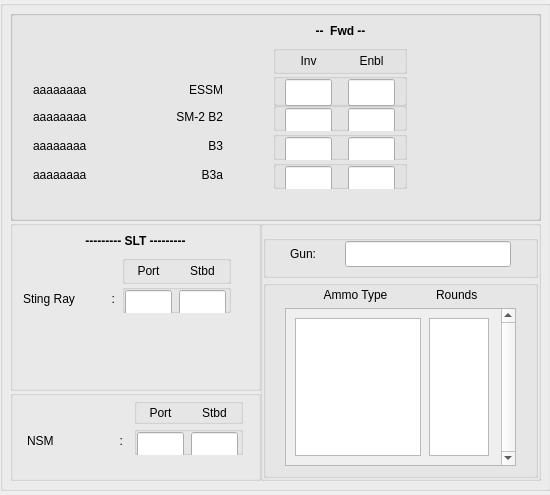
<?xml version="1.0" encoding="UTF-8"?>
<ui version="4.0">
 <class>Combatinventory</class>
 <widget class="QMainWindow" name="Combatinventory">
  <property name="geometry">
   <rect>
    <x>0</x>
    <y>0</y>
    <width>550</width>
    <height>495</height>
   </rect>
  </property>
  <property name="windowTitle">
   <string>MainWindow</string>
  </property>
  <widget class="QWidget" name="centralwidget">
   <widget class="QGroupBox" name="csiGroupBox">
    <property name="geometry">
     <rect>
      <x>0</x>
      <y>0</y>
      <width>551</width>
      <height>491</height>
     </rect>
    </property>
    <property name="minimumSize">
     <size>
      <width>551</width>
      <height>491</height>
     </size>
    </property>
    <property name="palette">
     <palette>
      <active/>
      <inactive/>
      <disabled/>
     </palette>
    </property>
    <property name="title">
     <string/>
    </property>
    <property name="alignment">
     <set>Qt::AlignLeading|Qt::AlignLeft|Qt::AlignVCenter</set>
    </property>
    <widget class="QGroupBox" name="fwdGroupBox">
     <property name="geometry">
      <rect>
       <x>10</x>
       <y>10</y>
       <width>531</width>
       <height>211</height>
      </rect>
     </property>
     <property name="title">
      <string/>
     </property>
     <widget class="QGroupBox" name="fwdGroupBox_2">
      <property name="geometry">
       <rect>
        <x>0</x>
        <y>0</y>
        <width>531</width>
        <height>211</height>
       </rect>
      </property>
      <property name="minimumSize">
       <size>
        <width>251</width>
        <height>171</height>
       </size>
      </property>
      <property name="layoutDirection">
       <enum>Qt::LeftToRight</enum>
      </property>
      <property name="title">
       <string/>
      </property>
      <layout class="QGridLayout" name="gridLayout_11" rowminimumheight="0,0,0,0,0,0,0,0,0,0,0,0,0">
       <property name="sizeConstraint">
        <enum>QLayout::SetDefaultConstraint</enum>
       </property>
       <property name="leftMargin">
        <number>20</number>
       </property>
       <property name="topMargin">
        <number>0</number>
       </property>
       <property name="rightMargin">
        <number>10</number>
       </property>
       <property name="bottomMargin">
        <number>30</number>
       </property>
       <property name="horizontalSpacing">
        <number>50</number>
       </property>
       <property name="verticalSpacing">
        <number>0</number>
       </property>
       <item row="12" column="0">
        <widget class="QLabel" name="stingRay_5">
         <property name="sizePolicy">
          <sizepolicy hsizetype="Expanding" vsizetype="Preferred">
           <horstretch>0</horstretch>
           <verstretch>0</verstretch>
          </sizepolicy>
         </property>
         <property name="minimumSize">
          <size>
           <width>70</width>
           <height>0</height>
          </size>
         </property>
         <property name="maximumSize">
          <size>
           <width>65</width>
           <height>16777215</height>
          </size>
         </property>
         <property name="text">
          <string>aaaaaaaa</string>
         </property>
        </widget>
       </item>
       <item row="2" column="2">
        <widget class="QGroupBox" name="portStbdGroupBox_2">
         <property name="minimumSize">
          <size>
           <width>134</width>
           <height>29</height>
          </size>
         </property>
         <property name="maximumSize">
          <size>
           <width>109</width>
           <height>29</height>
          </size>
         </property>
         <property name="title">
          <string/>
         </property>
         <layout class="QHBoxLayout" name="horizontalLayout_13" stretch="0,0">
          <property name="spacing">
           <number>7</number>
          </property>
          <property name="leftMargin">
           <number>0</number>
          </property>
          <property name="topMargin">
           <number>0</number>
          </property>
          <property name="rightMargin">
           <number>0</number>
          </property>
          <property name="bottomMargin">
           <number>0</number>
          </property>
          <item>
           <widget class="QLabel" name="port_3">
            <property name="maximumSize">
             <size>
              <width>47</width>
              <height>28</height>
             </size>
            </property>
            <property name="text">
             <string>Inv</string>
            </property>
            <property name="alignment">
             <set>Qt::AlignCenter</set>
            </property>
           </widget>
          </item>
          <item>
           <widget class="QLabel" name="stbd_3">
            <property name="maximumSize">
             <size>
              <width>47</width>
              <height>28</height>
             </size>
            </property>
            <property name="text">
             <string>Enbl</string>
            </property>
            <property name="alignment">
             <set>Qt::AlignCenter</set>
            </property>
           </widget>
          </item>
         </layout>
        </widget>
       </item>
       <item row="9" column="2">
        <widget class="AnimatedQGroupBox" name="b3GroupBox">
         <property name="minimumSize">
          <size>
           <width>134</width>
           <height>29</height>
          </size>
         </property>
         <property name="maximumSize">
          <size>
           <width>109</width>
           <height>29</height>
          </size>
         </property>
         <property name="title">
          <string/>
         </property>
         <layout class="QHBoxLayout" name="horizontalLayout_16" stretch="0,0">
          <property name="spacing">
           <number>7</number>
          </property>
          <property name="leftMargin">
           <number>0</number>
          </property>
          <property name="topMargin">
           <number>0</number>
          </property>
          <property name="rightMargin">
           <number>0</number>
          </property>
          <property name="bottomMargin">
           <number>0</number>
          </property>
          <item>
           <widget class="borderproperty" name="B3inv">
            <property name="minimumSize">
             <size>
              <width>47</width>
              <height>27</height>
             </size>
            </property>
            <property name="maximumSize">
             <size>
              <width>47</width>
              <height>27</height>
             </size>
            </property>
            <property name="text">
             <string/>
            </property>
            <property name="alignment">
             <set>Qt::AlignCenter</set>
            </property>
            <property name="readOnly">
             <bool>true</bool>
            </property>
           </widget>
          </item>
          <item>
           <widget class="borderproperty" name="B3enbl">
            <property name="minimumSize">
             <size>
              <width>47</width>
              <height>27</height>
             </size>
            </property>
            <property name="maximumSize">
             <size>
              <width>47</width>
              <height>27</height>
             </size>
            </property>
            <property name="text">
             <string/>
            </property>
            <property name="alignment">
             <set>Qt::AlignCenter</set>
            </property>
            <property name="readOnly">
             <bool>true</bool>
            </property>
           </widget>
          </item>
         </layout>
        </widget>
       </item>
       <item row="12" column="2">
        <widget class="AnimatedQGroupBox" name="b3aGroupBox">
         <property name="minimumSize">
          <size>
           <width>134</width>
           <height>29</height>
          </size>
         </property>
         <property name="maximumSize">
          <size>
           <width>109</width>
           <height>29</height>
          </size>
         </property>
         <property name="title">
          <string/>
         </property>
         <layout class="QHBoxLayout" name="horizontalLayout_17" stretch="0,0">
          <property name="spacing">
           <number>7</number>
          </property>
          <property name="leftMargin">
           <number>0</number>
          </property>
          <property name="topMargin">
           <number>0</number>
          </property>
          <property name="rightMargin">
           <number>0</number>
          </property>
          <property name="bottomMargin">
           <number>0</number>
          </property>
          <item>
           <widget class="borderproperty" name="B3Ainv">
            <property name="minimumSize">
             <size>
              <width>47</width>
              <height>27</height>
             </size>
            </property>
            <property name="maximumSize">
             <size>
              <width>47</width>
              <height>27</height>
             </size>
            </property>
            <property name="text">
             <string/>
            </property>
            <property name="alignment">
             <set>Qt::AlignCenter</set>
            </property>
            <property name="readOnly">
             <bool>true</bool>
            </property>
           </widget>
          </item>
          <item>
           <widget class="borderproperty" name="B3Aenbl">
            <property name="minimumSize">
             <size>
              <width>47</width>
              <height>27</height>
             </size>
            </property>
            <property name="maximumSize">
             <size>
              <width>47</width>
              <height>27</height>
             </size>
            </property>
            <property name="text">
             <string/>
            </property>
            <property name="alignment">
             <set>Qt::AlignCenter</set>
            </property>
            <property name="readOnly">
             <bool>true</bool>
            </property>
           </widget>
          </item>
         </layout>
        </widget>
       </item>
       <item row="9" column="0">
        <widget class="QLabel" name="stingRay_4">
         <property name="sizePolicy">
          <sizepolicy hsizetype="Expanding" vsizetype="Preferred">
           <horstretch>0</horstretch>
           <verstretch>0</verstretch>
          </sizepolicy>
         </property>
         <property name="minimumSize">
          <size>
           <width>70</width>
           <height>0</height>
          </size>
         </property>
         <property name="maximumSize">
          <size>
           <width>65</width>
           <height>16777215</height>
          </size>
         </property>
         <property name="text">
          <string>aaaaaaaa</string>
         </property>
        </widget>
       </item>
       <item row="7" column="0">
        <widget class="QLabel" name="stingRay_3">
         <property name="sizePolicy">
          <sizepolicy hsizetype="Expanding" vsizetype="Preferred">
           <horstretch>0</horstretch>
           <verstretch>0</verstretch>
          </sizepolicy>
         </property>
         <property name="minimumSize">
          <size>
           <width>70</width>
           <height>0</height>
          </size>
         </property>
         <property name="maximumSize">
          <size>
           <width>65</width>
           <height>16777215</height>
          </size>
         </property>
         <property name="text">
          <string>aaaaaaaa</string>
         </property>
        </widget>
       </item>
       <item row="12" column="1">
        <widget class="QLabel" name="semicolon_5">
         <property name="sizePolicy">
          <sizepolicy hsizetype="Expanding" vsizetype="Preferred">
           <horstretch>0</horstretch>
           <verstretch>0</verstretch>
          </sizepolicy>
         </property>
         <property name="minimumSize">
          <size>
           <width>70</width>
           <height>0</height>
          </size>
         </property>
         <property name="maximumSize">
          <size>
           <width>20</width>
           <height>16777215</height>
          </size>
         </property>
         <property name="text">
          <string>B3a</string>
         </property>
         <property name="alignment">
          <set>Qt::AlignRight|Qt::AlignTrailing|Qt::AlignVCenter</set>
         </property>
        </widget>
       </item>
       <item row="7" column="1">
        <widget class="QLabel" name="semicolon_3">
         <property name="sizePolicy">
          <sizepolicy hsizetype="Expanding" vsizetype="Preferred">
           <horstretch>0</horstretch>
           <verstretch>0</verstretch>
          </sizepolicy>
         </property>
         <property name="minimumSize">
          <size>
           <width>70</width>
           <height>0</height>
          </size>
         </property>
         <property name="maximumSize">
          <size>
           <width>20</width>
           <height>16777215</height>
          </size>
         </property>
         <property name="text">
          <string>SM-2 B2</string>
         </property>
         <property name="alignment">
          <set>Qt::AlignRight|Qt::AlignTrailing|Qt::AlignVCenter</set>
         </property>
        </widget>
       </item>
       <item row="7" column="2">
        <widget class="AnimatedQGroupBox" name="b2GroupBox">
         <property name="minimumSize">
          <size>
           <width>134</width>
           <height>29</height>
          </size>
         </property>
         <property name="maximumSize">
          <size>
           <width>109</width>
           <height>29</height>
          </size>
         </property>
         <property name="title">
          <string/>
         </property>
         <layout class="QHBoxLayout" name="horizontalLayout_15" stretch="0,0">
          <property name="spacing">
           <number>7</number>
          </property>
          <property name="leftMargin">
           <number>0</number>
          </property>
          <property name="topMargin">
           <number>0</number>
          </property>
          <property name="rightMargin">
           <number>0</number>
          </property>
          <property name="bottomMargin">
           <number>0</number>
          </property>
          <item>
           <widget class="borderproperty" name="B2inv">
            <property name="minimumSize">
             <size>
              <width>47</width>
              <height>27</height>
             </size>
            </property>
            <property name="maximumSize">
             <size>
              <width>47</width>
              <height>27</height>
             </size>
            </property>
            <property name="text">
             <string/>
            </property>
            <property name="alignment">
             <set>Qt::AlignCenter</set>
            </property>
            <property name="readOnly">
             <bool>true</bool>
            </property>
           </widget>
          </item>
          <item>
           <widget class="borderproperty" name="B2enbl">
            <property name="minimumSize">
             <size>
              <width>47</width>
              <height>27</height>
             </size>
            </property>
            <property name="maximumSize">
             <size>
              <width>47</width>
              <height>27</height>
             </size>
            </property>
            <property name="text">
             <string/>
            </property>
            <property name="alignment">
             <set>Qt::AlignCenter</set>
            </property>
            <property name="readOnly">
             <bool>true</bool>
            </property>
           </widget>
          </item>
         </layout>
        </widget>
       </item>
       <item row="3" column="0">
        <widget class="QLabel" name="stingRay_2">
         <property name="sizePolicy">
          <sizepolicy hsizetype="Expanding" vsizetype="Preferred">
           <horstretch>0</horstretch>
           <verstretch>0</verstretch>
          </sizepolicy>
         </property>
         <property name="minimumSize">
          <size>
           <width>70</width>
           <height>33</height>
          </size>
         </property>
         <property name="maximumSize">
          <size>
           <width>65</width>
           <height>16777215</height>
          </size>
         </property>
         <property name="text">
          <string>aaaaaaaa</string>
         </property>
        </widget>
       </item>
       <item row="0" column="1" colspan="3">
        <widget class="QLabel" name="slt_2">
         <property name="minimumSize">
          <size>
           <width>0</width>
           <height>29</height>
          </size>
         </property>
         <property name="maximumSize">
          <size>
           <width>16777215</width>
           <height>29</height>
          </size>
         </property>
         <property name="font">
          <font>
           <family>Segoe UI</family>
           <pointsize>9</pointsize>
           <italic>false</italic>
           <bold>true</bold>
          </font>
         </property>
         <property name="text">
          <string>--  Fwd --</string>
         </property>
         <property name="alignment">
          <set>Qt::AlignCenter</set>
         </property>
        </widget>
       </item>
       <item row="9" column="1">
        <widget class="QLabel" name="semicolon_4">
         <property name="sizePolicy">
          <sizepolicy hsizetype="Expanding" vsizetype="Preferred">
           <horstretch>0</horstretch>
           <verstretch>0</verstretch>
          </sizepolicy>
         </property>
         <property name="minimumSize">
          <size>
           <width>70</width>
           <height>0</height>
          </size>
         </property>
         <property name="maximumSize">
          <size>
           <width>20</width>
           <height>16777215</height>
          </size>
         </property>
         <property name="text">
          <string>B3</string>
         </property>
         <property name="alignment">
          <set>Qt::AlignRight|Qt::AlignTrailing|Qt::AlignVCenter</set>
         </property>
        </widget>
       </item>
       <item row="3" column="2">
        <widget class="AnimatedQGroupBox" name="essmGroupBox">
         <property name="minimumSize">
          <size>
           <width>134</width>
           <height>33</height>
          </size>
         </property>
         <property name="maximumSize">
          <size>
           <width>109</width>
           <height>29</height>
          </size>
         </property>
         <property name="title">
          <string/>
         </property>
         <layout class="QHBoxLayout" name="horizontalLayout_14" stretch="0,0">
          <property name="spacing">
           <number>7</number>
          </property>
          <property name="leftMargin">
           <number>0</number>
          </property>
          <property name="topMargin">
           <number>0</number>
          </property>
          <property name="rightMargin">
           <number>0</number>
          </property>
          <property name="bottomMargin">
           <number>0</number>
          </property>
          <item>
           <widget class="borderproperty" name="ESSMinv">
            <property name="minimumSize">
             <size>
              <width>47</width>
              <height>27</height>
             </size>
            </property>
            <property name="maximumSize">
             <size>
              <width>47</width>
              <height>27</height>
             </size>
            </property>
            <property name="text">
             <string/>
            </property>
            <property name="alignment">
             <set>Qt::AlignCenter</set>
            </property>
            <property name="readOnly">
             <bool>true</bool>
            </property>
           </widget>
          </item>
          <item>
           <widget class="borderproperty" name="ESSMenbl">
            <property name="minimumSize">
             <size>
              <width>47</width>
              <height>27</height>
             </size>
            </property>
            <property name="maximumSize">
             <size>
              <width>47</width>
              <height>27</height>
             </size>
            </property>
            <property name="text">
             <string/>
            </property>
            <property name="alignment">
             <set>Qt::AlignCenter</set>
            </property>
            <property name="readOnly">
             <bool>true</bool>
            </property>
           </widget>
          </item>
         </layout>
        </widget>
       </item>
       <item row="3" column="1">
        <widget class="QLabel" name="semicolon_2">
         <property name="sizePolicy">
          <sizepolicy hsizetype="Expanding" vsizetype="Preferred">
           <horstretch>0</horstretch>
           <verstretch>0</verstretch>
          </sizepolicy>
         </property>
         <property name="minimumSize">
          <size>
           <width>70</width>
           <height>33</height>
          </size>
         </property>
         <property name="maximumSize">
          <size>
           <width>20</width>
           <height>16777215</height>
          </size>
         </property>
         <property name="text">
          <string>ESSM</string>
         </property>
         <property name="alignment">
          <set>Qt::AlignRight|Qt::AlignTrailing|Qt::AlignVCenter</set>
         </property>
        </widget>
       </item>
      </layout>
     </widget>
    </widget>
    <widget class="QGroupBox" name="sltGroupBox">
     <property name="geometry">
      <rect>
       <x>10</x>
       <y>220</y>
       <width>251</width>
       <height>171</height>
      </rect>
     </property>
     <property name="minimumSize">
      <size>
       <width>251</width>
       <height>171</height>
      </size>
     </property>
     <property name="layoutDirection">
      <enum>Qt::LeftToRight</enum>
     </property>
     <property name="title">
      <string/>
     </property>
     <layout class="QGridLayout" name="gridLayout_7">
      <property name="leftMargin">
       <number>10</number>
      </property>
      <property name="topMargin">
       <number>0</number>
      </property>
      <property name="rightMargin">
       <number>10</number>
      </property>
      <property name="bottomMargin">
       <number>75</number>
      </property>
      <property name="horizontalSpacing">
       <number>7</number>
      </property>
      <property name="verticalSpacing">
       <number>0</number>
      </property>
      <item row="0" column="0" colspan="4">
       <widget class="QLabel" name="slt">
        <property name="minimumSize">
         <size>
          <width>0</width>
          <height>29</height>
         </size>
        </property>
        <property name="maximumSize">
         <size>
          <width>16777215</width>
          <height>29</height>
         </size>
        </property>
        <property name="font">
         <font>
          <family>Segoe UI</family>
          <pointsize>9</pointsize>
          <italic>false</italic>
          <bold>true</bold>
         </font>
        </property>
        <property name="text">
         <string>--------- SLT ---------</string>
        </property>
        <property name="alignment">
         <set>Qt::AlignCenter</set>
        </property>
       </widget>
      </item>
      <item row="3" column="2">
       <widget class="AnimatedQGroupBox" name="stingRayGroupBox">
        <property name="minimumSize">
         <size>
          <width>109</width>
          <height>29</height>
         </size>
        </property>
        <property name="maximumSize">
         <size>
          <width>109</width>
          <height>29</height>
         </size>
        </property>
        <property name="title">
         <string/>
        </property>
        <layout class="QHBoxLayout" name="horizontalLayout_8" stretch="0,0">
         <property name="spacing">
          <number>7</number>
         </property>
         <property name="leftMargin">
          <number>0</number>
         </property>
         <property name="topMargin">
          <number>0</number>
         </property>
         <property name="rightMargin">
          <number>0</number>
         </property>
         <property name="bottomMargin">
          <number>0</number>
         </property>
         <item>
          <widget class="borderproperty" name="stingPort">
           <property name="minimumSize">
            <size>
             <width>47</width>
             <height>27</height>
            </size>
           </property>
           <property name="maximumSize">
            <size>
             <width>47</width>
             <height>27</height>
            </size>
           </property>
           <property name="text">
            <string/>
           </property>
           <property name="alignment">
            <set>Qt::AlignCenter</set>
           </property>
           <property name="readOnly">
            <bool>true</bool>
           </property>
          </widget>
         </item>
         <item>
          <widget class="borderproperty" name="stingStbd">
           <property name="minimumSize">
            <size>
             <width>47</width>
             <height>27</height>
            </size>
           </property>
           <property name="maximumSize">
            <size>
             <width>47</width>
             <height>27</height>
            </size>
           </property>
           <property name="text">
            <string/>
           </property>
           <property name="alignment">
            <set>Qt::AlignCenter</set>
           </property>
           <property name="readOnly">
            <bool>true</bool>
           </property>
          </widget>
         </item>
        </layout>
       </widget>
      </item>
      <item row="3" column="1">
       <widget class="QLabel" name="semicolon">
        <property name="sizePolicy">
         <sizepolicy hsizetype="Expanding" vsizetype="Preferred">
          <horstretch>0</horstretch>
          <verstretch>0</verstretch>
         </sizepolicy>
        </property>
        <property name="minimumSize">
         <size>
          <width>20</width>
          <height>0</height>
         </size>
        </property>
        <property name="maximumSize">
         <size>
          <width>20</width>
          <height>16777215</height>
         </size>
        </property>
        <property name="text">
         <string>:</string>
        </property>
        <property name="alignment">
         <set>Qt::AlignRight|Qt::AlignTrailing|Qt::AlignVCenter</set>
        </property>
       </widget>
      </item>
      <item row="2" column="2">
       <widget class="QGroupBox" name="portStbdGroupBox">
        <property name="minimumSize">
         <size>
          <width>109</width>
          <height>29</height>
         </size>
        </property>
        <property name="maximumSize">
         <size>
          <width>109</width>
          <height>29</height>
         </size>
        </property>
        <property name="title">
         <string/>
        </property>
        <layout class="QHBoxLayout" name="horizontalLayout_7" stretch="0,0">
         <property name="spacing">
          <number>7</number>
         </property>
         <property name="leftMargin">
          <number>0</number>
         </property>
         <property name="topMargin">
          <number>0</number>
         </property>
         <property name="rightMargin">
          <number>0</number>
         </property>
         <property name="bottomMargin">
          <number>0</number>
         </property>
         <item>
          <widget class="QLabel" name="port">
           <property name="maximumSize">
            <size>
             <width>47</width>
             <height>28</height>
            </size>
           </property>
           <property name="text">
            <string>Port</string>
           </property>
           <property name="alignment">
            <set>Qt::AlignCenter</set>
           </property>
          </widget>
         </item>
         <item>
          <widget class="QLabel" name="stbd">
           <property name="maximumSize">
            <size>
             <width>47</width>
             <height>28</height>
            </size>
           </property>
           <property name="text">
            <string>Stbd</string>
           </property>
           <property name="alignment">
            <set>Qt::AlignCenter</set>
           </property>
          </widget>
         </item>
        </layout>
       </widget>
      </item>
      <item row="3" column="0">
       <widget class="QLabel" name="stingRay">
        <property name="sizePolicy">
         <sizepolicy hsizetype="Expanding" vsizetype="Preferred">
          <horstretch>0</horstretch>
          <verstretch>0</verstretch>
         </sizepolicy>
        </property>
        <property name="minimumSize">
         <size>
          <width>65</width>
          <height>0</height>
         </size>
        </property>
        <property name="maximumSize">
         <size>
          <width>65</width>
          <height>16777215</height>
         </size>
        </property>
        <property name="text">
         <string>Sting Ray</string>
        </property>
       </widget>
      </item>
     </layout>
    </widget>
    <widget class="QGroupBox" name="nsmGroupBox">
     <property name="geometry">
      <rect>
       <x>10</x>
       <y>390</y>
       <width>251</width>
       <height>91</height>
      </rect>
     </property>
     <property name="title">
      <string/>
     </property>
     <layout class="QGridLayout" name="gridLayout_8">
      <property name="leftMargin">
       <number>10</number>
      </property>
      <property name="topMargin">
       <number>0</number>
      </property>
      <property name="rightMargin">
       <number>10</number>
      </property>
      <property name="bottomMargin">
       <number>20</number>
      </property>
      <property name="horizontalSpacing">
       <number>7</number>
      </property>
      <property name="verticalSpacing">
       <number>0</number>
      </property>
      <item row="0" column="2">
       <widget class="QGroupBox" name="portNsmGroupBox">
        <property name="minimumSize">
         <size>
          <width>109</width>
          <height>26</height>
         </size>
        </property>
        <property name="maximumSize">
         <size>
          <width>109</width>
          <height>26</height>
         </size>
        </property>
        <property name="title">
         <string/>
        </property>
        <layout class="QHBoxLayout" name="horizontalLayout_10" stretch="0,0">
         <property name="spacing">
          <number>7</number>
         </property>
         <property name="leftMargin">
          <number>0</number>
         </property>
         <property name="topMargin">
          <number>0</number>
         </property>
         <property name="rightMargin">
          <number>0</number>
         </property>
         <property name="bottomMargin">
          <number>0</number>
         </property>
         <item>
          <widget class="QLabel" name="port_2">
           <property name="maximumSize">
            <size>
             <width>47</width>
             <height>28</height>
            </size>
           </property>
           <property name="text">
            <string>Port</string>
           </property>
           <property name="alignment">
            <set>Qt::AlignCenter</set>
           </property>
          </widget>
         </item>
         <item>
          <widget class="QLabel" name="stbd_2">
           <property name="maximumSize">
            <size>
             <width>47</width>
             <height>28</height>
            </size>
           </property>
           <property name="text">
            <string>Stbd</string>
           </property>
           <property name="alignment">
            <set>Qt::AlignCenter</set>
           </property>
          </widget>
         </item>
        </layout>
       </widget>
      </item>
      <item row="1" column="0">
       <widget class="QLabel" name="nsm">
        <property name="sizePolicy">
         <sizepolicy hsizetype="Expanding" vsizetype="Preferred">
          <horstretch>0</horstretch>
          <verstretch>0</verstretch>
         </sizepolicy>
        </property>
        <property name="minimumSize">
         <size>
          <width>65</width>
          <height>0</height>
         </size>
        </property>
        <property name="maximumSize">
         <size>
          <width>65</width>
          <height>16777215</height>
         </size>
        </property>
        <property name="text">
         <string>NSM</string>
        </property>
       </widget>
      </item>
      <item row="1" column="1">
       <widget class="QLabel" name="nsmSemicolon">
        <property name="sizePolicy">
         <sizepolicy hsizetype="Expanding" vsizetype="Preferred">
          <horstretch>0</horstretch>
          <verstretch>0</verstretch>
         </sizepolicy>
        </property>
        <property name="minimumSize">
         <size>
          <width>20</width>
          <height>0</height>
         </size>
        </property>
        <property name="maximumSize">
         <size>
          <width>20</width>
          <height>16777215</height>
         </size>
        </property>
        <property name="text">
         <string>:</string>
        </property>
        <property name="alignment">
         <set>Qt::AlignRight|Qt::AlignTrailing|Qt::AlignVCenter</set>
        </property>
       </widget>
      </item>
      <item row="1" column="2">
       <widget class="AnimatedQGroupBox" name="nsmDataGroupBox">
        <property name="minimumSize">
         <size>
          <width>109</width>
          <height>29</height>
         </size>
        </property>
        <property name="maximumSize">
         <size>
          <width>109</width>
          <height>29</height>
         </size>
        </property>
        <property name="title">
         <string/>
        </property>
        <layout class="QHBoxLayout" name="horizontalLayout_9" stretch="0,0">
         <property name="spacing">
          <number>7</number>
         </property>
         <property name="leftMargin">
          <number>0</number>
         </property>
         <property name="topMargin">
          <number>0</number>
         </property>
         <property name="rightMargin">
          <number>0</number>
         </property>
         <property name="bottomMargin">
          <number>0</number>
         </property>
         <item>
          <widget class="borderproperty" name="nsmPort">
           <property name="minimumSize">
            <size>
             <width>47</width>
             <height>27</height>
            </size>
           </property>
           <property name="maximumSize">
            <size>
             <width>47</width>
             <height>27</height>
            </size>
           </property>
           <property name="text">
            <string/>
           </property>
           <property name="alignment">
            <set>Qt::AlignCenter</set>
           </property>
           <property name="readOnly">
            <bool>true</bool>
           </property>
          </widget>
         </item>
         <item>
          <widget class="borderproperty" name="nsmStbd">
           <property name="minimumSize">
            <size>
             <width>47</width>
             <height>27</height>
            </size>
           </property>
           <property name="maximumSize">
            <size>
             <width>47</width>
             <height>27</height>
            </size>
           </property>
           <property name="text">
            <string/>
           </property>
           <property name="alignment">
            <set>Qt::AlignCenter</set>
           </property>
           <property name="readOnly">
            <bool>true</bool>
           </property>
          </widget>
         </item>
        </layout>
       </widget>
      </item>
     </layout>
    </widget>
    <widget class="QGroupBox" name="gunGroupBox">
     <property name="geometry">
      <rect>
       <x>260</x>
       <y>220</y>
       <width>281</width>
       <height>261</height>
      </rect>
     </property>
     <property name="title">
      <string/>
     </property>
     <layout class="QGridLayout" name="gridLayout_9">
      <property name="leftMargin">
       <number>0</number>
      </property>
      <property name="rightMargin">
       <number>0</number>
      </property>
      <property name="bottomMargin">
       <number>0</number>
      </property>
      <property name="verticalSpacing">
       <number>2</number>
      </property>
      <item row="0" column="0" colspan="2">
       <widget class="QGroupBox" name="groupBox_14">
        <property name="title">
         <string/>
        </property>
        <layout class="QGridLayout" name="gridLayout_12">
         <property name="leftMargin">
          <number>24</number>
         </property>
         <property name="topMargin">
          <number>0</number>
         </property>
         <property name="rightMargin">
          <number>24</number>
         </property>
         <property name="bottomMargin">
          <number>8</number>
         </property>
         <item row="1" column="0">
          <widget class="QLabel" name="gun">
           <property name="text">
            <string>Gun:</string>
           </property>
          </widget>
         </item>
         <item row="1" column="1">
          <widget class="borderproperty" name="gunEdit">
           <property name="minimumSize">
            <size>
             <width>166</width>
             <height>26</height>
            </size>
           </property>
           <property name="maximumSize">
            <size>
             <width>166</width>
             <height>26</height>
            </size>
           </property>
           <property name="text">
            <string/>
           </property>
           <property name="alignment">
            <set>Qt::AlignLeading|Qt::AlignLeft|Qt::AlignVCenter</set>
           </property>
           <property name="readOnly">
            <bool>true</bool>
           </property>
          </widget>
         </item>
        </layout>
       </widget>
      </item>
      <item row="1" column="0" colspan="2">
       <widget class="QGroupBox" name="gunScrollAreaGroupBox">
        <property name="title">
         <string/>
        </property>
        <layout class="QGridLayout" name="gridLayout_10" columnminimumwidth="0,0">
         <property name="topMargin">
          <number>2</number>
         </property>
         <property name="bottomMargin">
          <number>9</number>
         </property>
         <item row="0" column="1">
          <widget class="QLabel" name="rounds">
           <property name="maximumSize">
            <size>
             <width>80</width>
             <height>16777215</height>
            </size>
           </property>
           <property name="text">
            <string>Rounds</string>
           </property>
           <property name="alignment">
            <set>Qt::AlignLeading|Qt::AlignLeft|Qt::AlignVCenter</set>
           </property>
          </widget>
         </item>
         <item row="0" column="0">
          <widget class="QLabel" name="ammoType">
           <property name="maximumSize">
            <size>
             <width>135</width>
             <height>16777215</height>
            </size>
           </property>
           <property name="text">
            <string>  Ammo Type</string>
           </property>
           <property name="alignment">
            <set>Qt::AlignCenter</set>
           </property>
          </widget>
         </item>
         <item row="1" column="0" colspan="2">
          <widget class="QScrollArea" name="ammoScrollArea">
           <property name="frameShape">
            <enum>QFrame::StyledPanel</enum>
           </property>
           <property name="frameShadow">
            <enum>QFrame::Plain</enum>
           </property>
           <property name="verticalScrollBarPolicy">
            <enum>Qt::ScrollBarAlwaysOn</enum>
           </property>
           <property name="horizontalScrollBarPolicy">
            <enum>Qt::ScrollBarAlwaysOff</enum>
           </property>
           <property name="sizeAdjustPolicy">
            <enum>QAbstractScrollArea::AdjustToContents</enum>
           </property>
           <property name="widgetResizable">
            <bool>true</bool>
           </property>
           <property name="alignment">
            <set>Qt::AlignLeading|Qt::AlignLeft|Qt::AlignTop</set>
           </property>
           <widget class="QWidget" name="scrollAreaWidgetContents">
            <property name="geometry">
             <rect>
              <x>0</x>
              <y>0</y>
              <width>215</width>
              <height>153</height>
             </rect>
            </property>
            <layout class="QGridLayout" name="gridLayout_4">
             <item row="0" column="0">
              <widget class="QTextEditBorder" name="ammoTypeEdit">
               <property name="minimumSize">
                <size>
                 <width>126</width>
                 <height>0</height>
                </size>
               </property>
               <property name="maximumSize">
                <size>
                 <width>126</width>
                 <height>16777215</height>
                </size>
               </property>
               <property name="verticalScrollBarPolicy">
                <enum>Qt::ScrollBarAlwaysOff</enum>
               </property>
               <property name="horizontalScrollBarPolicy">
                <enum>Qt::ScrollBarAlwaysOff</enum>
               </property>
               <property name="readOnly">
                <bool>true</bool>
               </property>
              </widget>
             </item>
             <item row="0" column="1" alignment="Qt::AlignHCenter">
              <widget class="QTextEditBorder" name="roundsEdit">
               <property name="minimumSize">
                <size>
                 <width>60</width>
                 <height>0</height>
                </size>
               </property>
               <property name="maximumSize">
                <size>
                 <width>60</width>
                 <height>16777215</height>
                </size>
               </property>
               <property name="verticalScrollBarPolicy">
                <enum>Qt::ScrollBarAlwaysOff</enum>
               </property>
               <property name="horizontalScrollBarPolicy">
                <enum>Qt::ScrollBarAlwaysOff</enum>
               </property>
               <property name="readOnly">
                <bool>true</bool>
               </property>
               <property name="html">
                <string>&lt;!DOCTYPE HTML PUBLIC &quot;-//W3C//DTD HTML 4.0//EN&quot; &quot;http://www.w3.org/TR/REC-html40/strict.dtd&quot;&gt;
&lt;html&gt;&lt;head&gt;&lt;meta name=&quot;qrichtext&quot; content=&quot;1&quot; /&gt;&lt;meta charset=&quot;utf-8&quot; /&gt;&lt;style type=&quot;text/css&quot;&gt;
p, li { white-space: pre-wrap; }
hr { height: 1px; border-width: 0; }
li.unchecked::marker { content: &quot;\2610&quot;; }
li.checked::marker { content: &quot;\2612&quot;; }
&lt;/style&gt;&lt;/head&gt;&lt;body style=&quot; font-family:'Ubuntu'; font-size:11pt; font-weight:400; font-style:normal;&quot;&gt;
&lt;p align=&quot;center&quot; style=&quot;-qt-paragraph-type:empty; margin-top:0px; margin-bottom:0px; margin-left:0px; margin-right:0px; -qt-block-indent:0; text-indent:0px; font-family:'Segoe UI'; font-size:9pt; font-weight:700;&quot;&gt;&lt;br /&gt;&lt;/p&gt;&lt;/body&gt;&lt;/html&gt;</string>
               </property>
              </widget>
             </item>
            </layout>
           </widget>
          </widget>
         </item>
        </layout>
       </widget>
      </item>
     </layout>
    </widget>
   </widget>
  </widget>
 </widget>
 <customwidgets>
  <customwidget>
   <class>borderproperty</class>
   <extends>QLineEdit</extends>
   <header>borderproperty.h</header>
  </customwidget>
  <customwidget>
   <class>QTextEditBorder</class>
   <extends>QTextEdit</extends>
   <header>qtexteditborder.h</header>
  </customwidget>
  <customwidget>
   <class>AnimatedQGroupBox</class>
   <extends>QGroupBox</extends>
   <header>animatedqgroupbox.h</header>
   <container>1</container>
  </customwidget>
 </customwidgets>
 <resources/>
 <connections/>
</ui>
